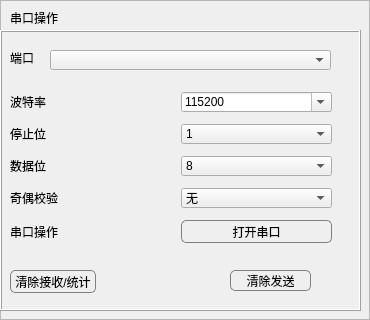
        <widget class="QFrame" name="frame_4">
         <property name="enabled">
          <bool>true</bool>
         </property>
         <property name="sizePolicy">
          <sizepolicy hsizetype="Expanding" vsizetype="Expanding">
           <horstretch>0</horstretch>
           <verstretch>0</verstretch>
          </sizepolicy>
         </property>
         <property name="minimumSize">
          <size>
           <width>360</width>
           <height>320</height>
          </size>
         </property>
         <property name="frameShape">
          <enum>QFrame::StyledPanel</enum>
         </property>
         <property name="frameShadow">
          <enum>QFrame::Raised</enum>
         </property>
         <property name="lineWidth">
          <number>0</number>
         </property>
         <widget class="QLabel" name="lblSerialPort_2">
          <property name="geometry">
           <rect>
            <x>10</x>
            <y>10</y>
            <width>341</width>
            <height>16</height>
           </rect>
          </property>
          <property name="sizePolicy">
           <sizepolicy hsizetype="Preferred" vsizetype="Fixed">
            <horstretch>0</horstretch>
            <verstretch>0</verstretch>
           </sizepolicy>
          </property>
          <property name="text">
           <string>串口操作</string>
          </property>
         </widget>
         <widget class="QFrame" name="frame">
          <property name="geometry">
           <rect>
            <x>0</x>
            <y>30</y>
            <width>361</width>
            <height>281</height>
           </rect>
          </property>
          <property name="sizePolicy">
           <sizepolicy hsizetype="Expanding" vsizetype="Expanding">
            <horstretch>0</horstretch>
            <verstretch>0</verstretch>
           </sizepolicy>
          </property>
          <property name="minimumSize">
           <size>
            <width>0</width>
            <height>0</height>
           </size>
          </property>
          <property name="frameShape">
           <enum>QFrame::Box</enum>
          </property>
          <property name="frameShadow">
           <enum>QFrame::Raised</enum>
          </property>
          <widget class="QPushButton" name="btnClearRec">
           <property name="geometry">
            <rect>
             <x>10</x>
             <y>240</y>
             <width>86</width>
             <height>23</height>
            </rect>
           </property>
           <property name="sizePolicy">
            <sizepolicy hsizetype="Fixed" vsizetype="Fixed">
             <horstretch>0</horstretch>
             <verstretch>0</verstretch>
            </sizepolicy>
           </property>
           <property name="styleSheet">
            <string notr="true">.QPushButton {
        background:qlineargradient(spread:pad, x1:0, y1:0, x2:0, y2:1, 
stop:0 rgba(233, 233, 233, 255), 
stop:0.35 rgba(220, 220, 220, 255), 
stop:0.5 rgba(213, 213, 213, 255), 
stop:0.65 rgba(230, 230, 230, 255), 
stop:1 rgba(242, 242, 242, 255));
 border: 1px solid rgb(128,126,126);
 border-radius: 5px;
}
.QPushButton:hover{
        background:qlineargradient(spread:pad, x1:0, y1:0, x2:0, y2:1, 
stop:0 rgba(250, 250, 250, 255), 
stop:0.5 rgba(255, 255, 255, 255), 
stop:1 rgba(250, 250, 250, 255));
 border: 1px solid rgb(63,140,161);
 border-radius: 5px;
}
 
.QPushButton:pressed{
        background:qlineargradient(spread:pad, x1:0, y1:0, x2:0, y2:1, 
stop:0 rgba(255, 255, 255, 255), 
stop:0.5 rgba(235, 247, 253, 255), 
stop:1 rgba(213, 237, 250, 255));
 border: 1px solid rgb(3,110,183);
 border-radius: 5px;
}</string>
           </property>
           <property name="text">
            <string>清除接收/统计</string>
           </property>
          </widget>
          <widget class="QComboBox" name="cmbBaudRate">
           <property name="geometry">
            <rect>
             <x>181</x>
             <y>62</y>
             <width>151</width>
             <height>20</height>
            </rect>
           </property>
           <property name="styleSheet">
            <string notr="true"/>
           </property>
           <property name="editable">
            <bool>true</bool>
           </property>
           <property name="currentIndex">
            <number>10</number>
           </property>
           <property name="maxVisibleItems">
            <number>20</number>
           </property>
           <item>
            <property name="text">
             <string>1200</string>
            </property>
           </item>
           <item>
            <property name="text">
             <string>2400</string>
            </property>
           </item>
           <item>
            <property name="text">
             <string>4800</string>
            </property>
           </item>
           <item>
            <property name="text">
             <string>9600</string>
            </property>
           </item>
           <item>
            <property name="text">
             <string>14400</string>
            </property>
           </item>
           <item>
            <property name="text">
             <string>19200</string>
            </property>
           </item>
           <item>
            <property name="text">
             <string>38400</string>
            </property>
           </item>
           <item>
            <property name="text">
             <string>43000</string>
            </property>
           </item>
           <item>
            <property name="text">
             <string>57600</string>
            </property>
           </item>
           <item>
            <property name="text">
             <string>76800</string>
            </property>
           </item>
           <item>
            <property name="text">
             <string>115200</string>
            </property>
           </item>
           <item>
            <property name="text">
             <string>128000</string>
            </property>
           </item>
           <item>
            <property name="text">
             <string>230400</string>
            </property>
           </item>
           <item>
            <property name="text">
             <string>256000</string>
            </property>
           </item>
           <item>
            <property name="text">
             <string>460800</string>
            </property>
           </item>
           <item>
            <property name="text">
             <string>921600</string>
            </property>
           </item>
           <item>
            <property name="text">
             <string>1382400</string>
            </property>
           </item>
          </widget>
          <widget class="myComboBox" name="cmbSerialPort">
           <property name="geometry">
            <rect>
             <x>50</x>
             <y>20</y>
             <width>281</width>
             <height>20</height>
            </rect>
           </property>
           <property name="styleSheet">
            <string notr="true"/>
           </property>
          </widget>
          <widget class="QComboBox" name="cmbStop">
           <property name="geometry">
            <rect>
             <x>181</x>
             <y>94</y>
             <width>151</width>
             <height>20</height>
            </rect>
           </property>
           <property name="styleSheet">
            <string notr="true"/>
           </property>
           <item>
            <property name="text">
             <string>1</string>
            </property>
           </item>
           <item>
            <property name="text">
             <string>1.5</string>
            </property>
           </item>
           <item>
            <property name="text">
             <string>2</string>
            </property>
           </item>
          </widget>
          <widget class="QLabel" name="lblData">
           <property name="geometry">
            <rect>
             <x>10</x>
             <y>126</y>
             <width>165</width>
             <height>20</height>
            </rect>
           </property>
           <property name="text">
            <string>数据位</string>
           </property>
          </widget>
          <widget class="QLabel" name="lblCheck">
           <property name="geometry">
            <rect>
             <x>10</x>
             <y>158</y>
             <width>165</width>
             <height>20</height>
            </rect>
           </property>
           <property name="text">
            <string>奇偶校验</string>
           </property>
          </widget>
          <widget class="QLabel" name="lblStop">
           <property name="geometry">
            <rect>
             <x>10</x>
             <y>94</y>
             <width>165</width>
             <height>20</height>
            </rect>
           </property>
           <property name="text">
            <string>停止位</string>
           </property>
          </widget>
          <widget class="QComboBox" name="cmbCheck">
           <property name="geometry">
            <rect>
             <x>181</x>
             <y>158</y>
             <width>151</width>
             <height>20</height>
            </rect>
           </property>
           <property name="styleSheet">
            <string notr="true"/>
           </property>
           <item>
            <property name="text">
             <string>无</string>
            </property>
           </item>
           <item>
            <property name="text">
             <string>奇校验</string>
            </property>
           </item>
           <item>
            <property name="text">
             <string>偶校验</string>
            </property>
           </item>
          </widget>
          <widget class="QPushButton" name="btnSwitch">
           <property name="geometry">
            <rect>
             <x>181</x>
             <y>190</y>
             <width>151</width>
             <height>23</height>
            </rect>
           </property>
           <property name="styleSheet">
            <string notr="true">.QPushButton {
        background:qlineargradient(spread:pad, x1:0, y1:0, x2:0, y2:1, 
stop:0 rgba(233, 233, 233, 255), 
stop:0.35 rgba(220, 220, 220, 255), 
stop:0.5 rgba(213, 213, 213, 255), 
stop:0.65 rgba(230, 230, 230, 255), 
stop:1 rgba(242, 242, 242, 255));
 border: 1px solid rgb(128,126,126);
 border-radius: 5px;
}
.QPushButton:hover{
        background:qlineargradient(spread:pad, x1:0, y1:0, x2:0, y2:1, 
stop:0 rgba(250, 250, 250, 255), 
stop:0.5 rgba(255, 255, 255, 255), 
stop:1 rgba(250, 250, 250, 255));
 border: 1px solid rgb(63,140,161);
 border-radius: 5px;
}
 
.QPushButton:pressed{
        background:qlineargradient(spread:pad, x1:0, y1:0, x2:0, y2:1, 
stop:0 rgba(255, 255, 255, 255), 
stop:0.5 rgba(235, 247, 253, 255), 
stop:1 rgba(213, 237, 250, 255));
 border: 1px solid rgb(3,110,183);
 border-radius: 5px;
}</string>
           </property>
           <property name="text">
            <string>打开串口</string>
           </property>
          </widget>
          <widget class="QComboBox" name="cmbData">
           <property name="geometry">
            <rect>
             <x>181</x>
             <y>126</y>
             <width>151</width>
             <height>20</height>
            </rect>
           </property>
           <property name="styleSheet">
            <string notr="true"/>
           </property>
           <property name="currentIndex">
            <number>3</number>
           </property>
           <item>
            <property name="text">
             <string>5</string>
            </property>
           </item>
           <item>
            <property name="text">
             <string>6</string>
            </property>
           </item>
           <item>
            <property name="text">
             <string>7</string>
            </property>
           </item>
           <item>
            <property name="text">
             <string>8</string>
            </property>
           </item>
          </widget>
          <widget class="QLabel" name="lblBaudRate">
           <property name="geometry">
            <rect>
             <x>10</x>
             <y>62</y>
             <width>165</width>
             <height>20</height>
            </rect>
           </property>
           <property name="text">
            <string>波特率</string>
           </property>
          </widget>
          <widget class="QLabel" name="lblSwitch">
           <property name="geometry">
            <rect>
             <x>10</x>
             <y>190</y>
             <width>165</width>
             <height>23</height>
            </rect>
           </property>
           <property name="text">
            <string>串口操作</string>
           </property>
          </widget>
          <widget class="QPushButton" name="btnClearSend">
           <property name="geometry">
            <rect>
             <x>230</x>
             <y>240</y>
             <width>81</width>
             <height>21</height>
            </rect>
           </property>
           <property name="sizePolicy">
            <sizepolicy hsizetype="Fixed" vsizetype="Expanding">
             <horstretch>0</horstretch>
             <verstretch>0</verstretch>
            </sizepolicy>
           </property>
           <property name="styleSheet">
            <string notr="true">.QPushButton {
        background:qlineargradient(spread:pad, x1:0, y1:0, x2:0, y2:1, 
stop:0 rgba(233, 233, 233, 255), 
stop:0.35 rgba(220, 220, 220, 255), 
stop:0.5 rgba(213, 213, 213, 255), 
stop:0.65 rgba(230, 230, 230, 255), 
stop:1 rgba(242, 242, 242, 255));
 border: 1px solid rgb(128,126,126);
 border-radius: 5px;
}
.QPushButton:hover{
        background:qlineargradient(spread:pad, x1:0, y1:0, x2:0, y2:1, 
stop:0 rgba(250, 250, 250, 255), 
stop:0.5 rgba(255, 255, 255, 255), 
stop:1 rgba(250, 250, 250, 255));
 border: 1px solid rgb(63,140,161);
 border-radius: 5px;
}
 
.QPushButton:pressed{
        background:qlineargradient(spread:pad, x1:0, y1:0, x2:0, y2:1, 
stop:0 rgba(255, 255, 255, 255), 
stop:0.5 rgba(235, 247, 253, 255), 
stop:1 rgba(213, 237, 250, 255));
 border: 1px solid rgb(3,110,183);
 border-radius: 5px;
}</string>
           </property>
           <property name="text">
            <string>清除发送</string>
           </property>
          </widget>
          <widget class="QLabel" name="lblSerialPort">
           <property name="geometry">
            <rect>
             <x>10</x>
             <y>20</y>
             <width>51</width>
             <height>16</height>
            </rect>
           </property>
           <property name="sizePolicy">
            <sizepolicy hsizetype="Preferred" vsizetype="Fixed">
             <horstretch>0</horstretch>
             <verstretch>0</verstretch>
            </sizepolicy>
           </property>
           <property name="text">
            <string>端口</string>
           </property>
          </widget>
         </widget>
        </widget>
